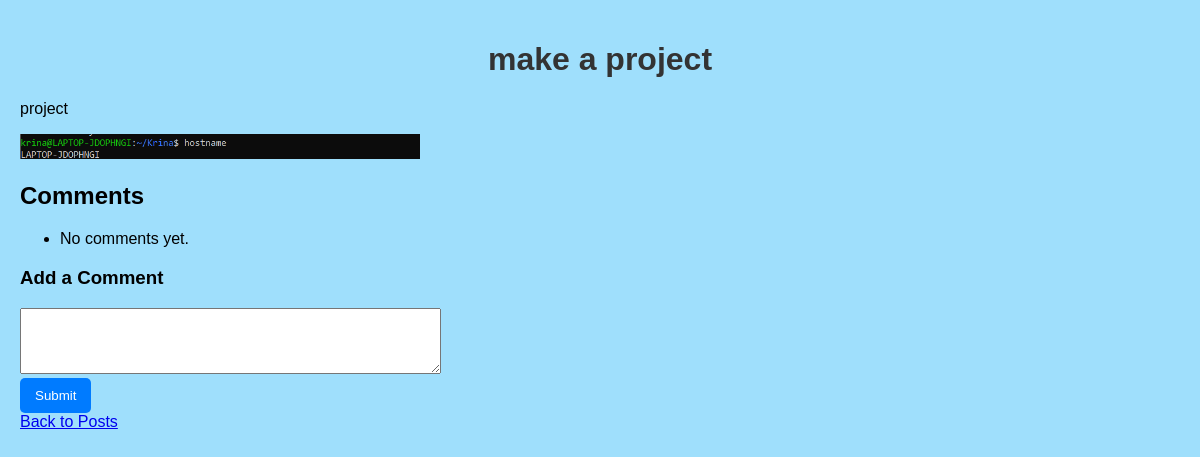
The app's page /post/2/ with its own data.
### blog/models.py (models this page shows, shortened)
class Post(models.Model):
    title = models.CharField(max_length=200)
    content = models.TextField()
    image = models.ImageField(upload_to='uploads/', blank=True, null=True)
    created_at = models.DateTimeField(auto_now_add=True, db_index=True)

### blog/views.py (the view)
# urls.py: path('post/<int:post_id>/', post_detail, name='post_detail'),
def post_detail(request, post_id):
    post = get_object_or_404(Post, id=post_id)
    comments = post.comments.all()  # Fetch comments related to the post
    if request.method == 'POST':
        content = request.POST.get('content')
        if content:
            Comment.objects.create(post=post, content=content)
            return redirect('post_detail', post_id=post.id)  # Redirect to the same post detail page
    return render(request, 'blog/post_detail.html', {'post': post, 'comments': comments})

### blog/templates/blog/post_detail.html (shortened to what this page needs)
<!DOCTYPE html>
<html lang="en">
<head>
    {% load static %}
    <link rel="stylesheet" href="{% static 'css/styles.css' %}">
</head>
<body>
    <h1>{{ post.title }}</h1>
    <p>{{ post.content }}</p>
    {% if post.image %}
        <img src ="{{ post.image.url }}" alt="{{ post.title }}" style="max-width: 400px;">
    {% endif %}
    <h2>Comments</h2>
    <ul>
        {% for comment in comments %}
            <li>
                <p>{{ comment.content }}</p>
                <p><small>Posted on {{ comment.created_at }}</small></p>
            </li>
        {% empty %}
            <li>No comments yet.</li>
        {% endfor %}
    </ul>
    <h3>Add a Comment</h3>
    <form method="POST">
        <textarea name="content" rows="4" cols="50" required></textarea><br>
        <button type="submit">Submit</button>
    </form>
    <a href="{% url 'post_list' %}">Back to Posts</a>
</body>
</html>

### static/css/styles.css (style rules this page uses)
body { font-family: Arial, sans-serif; background-color: #9fdffc; margin: 0; padding: 20px; }
h1 { color: #333; text-align: center; }
button { background-color: #007BFF; color: white; border: none; padding: 10px 15px; border-radius: 5px; cursor: pointer; }

### records on screen
Post: title "make a project", content "project", image (picture)
